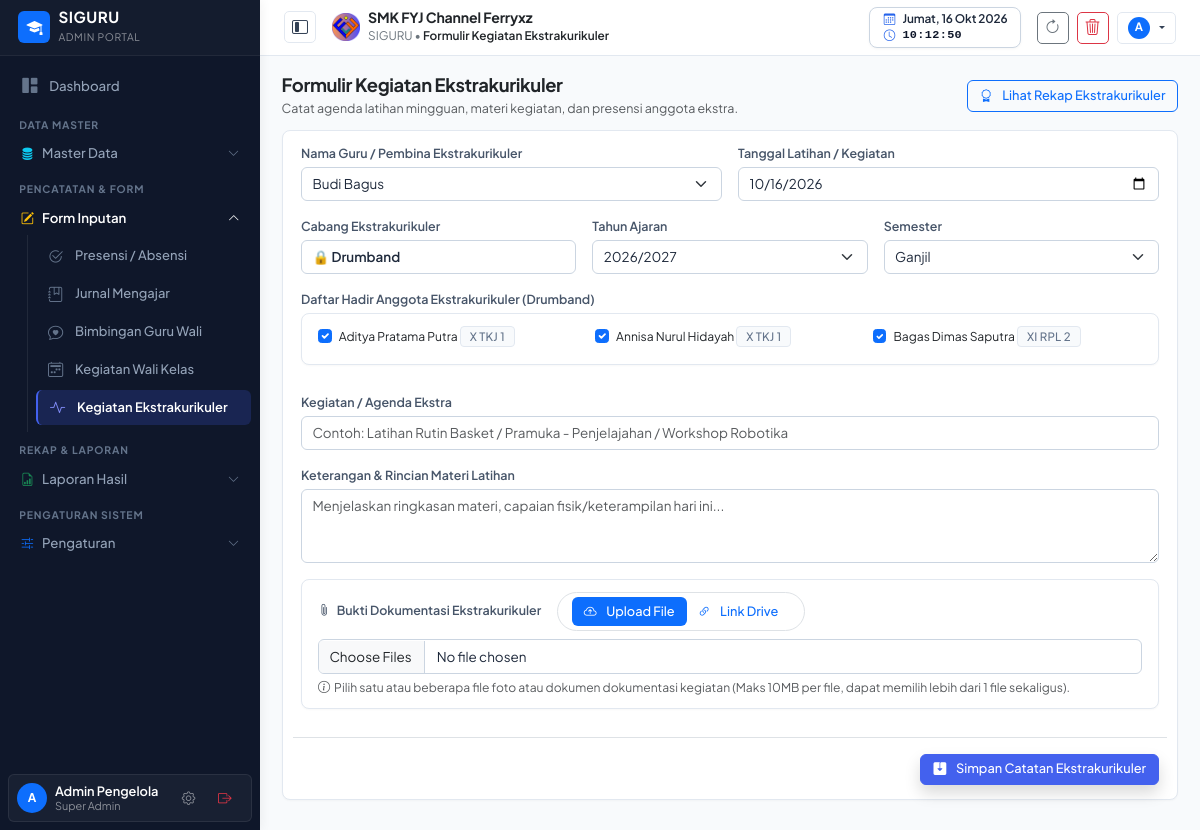
Page /form-ekstra.php (signed in) on the committed database.
### tables this page shows
CREATE TABLE pengaturan (
    id INTEGER PRIMARY KEY AUTOINCREMENT,
    logo TEXT DEFAULT 'assets/images/logo.png',
    nama_sekolah TEXT DEFAULT 'SMK NEGERI 1 CONTOH',
    tahun_ajaran TEXT DEFAULT '2026/2027',
    semester TEXT DEFAULT 'Ganjil',
    kelas TEXT DEFAULT 'X RPL 1, X RPL 2, XI RPL 1, XI RPL 2, XII RPL 1, XII RPL 2',
    mata_pelajaran TEXT DEFAULT 'Matematika, Bahasa Indonesia, Pemrograman Web, Basis Data, Bahasa Inggris, PJOK, Pendidikan Agama',
    folder_jurnal TEXT,
    folder_foto TEXT,
    folder_guru_wali TEXT,
    folder_wali TEXT,
    folder_ekstra TEXT,
    link_db_absen TEXT,
    link_db_jurnal TEXT,
    link_db_guru_wali TEXT,
    link_db_wali TEXT,
    link_db_ekstra TEXT,
    list_ekstrakurikuler TEXT DEFAULT 'Pramuka, Paskibra, Futsal, Basket, Rohis, PMR, Desain Grafis, Robotik',
    kepala_sekolah TEXT DEFAULT 'Drs. H. Ahmad Fauzi, M.Pd.',
    nip_kepala_sekolah TEXT DEFAULT '19750815 199903 1 002'
, kop_surat TEXT DEFAULT 'assets/images/kop_surat.png', kop_size TEXT DEFAULT '90', kabupaten TEXT DEFAULT 'Klungkung', ttd_kepsek TEXT DEFAULT 'https://drive.google.com/thumbnail?id=1GUfUommgYjV-cnhU0tTB8kRJy8iXagkI', list_tahun_ajaran TEXT DEFAULT '["2025/2026", "2026/2027", "2027/2028"]');

CREATE TABLE data_murid_ekstra (
    id INTEGER PRIMARY KEY AUTOINCREMENT,
    nisn TEXT NOT NULL,
    nama_murid TEXT NOT NULL,
    jenis_kelamin TEXT NOT NULL,
    kelas TEXT NOT NULL,
    nama_ekstra TEXT NOT NULL
);

### form-ekstra.php (the view, shortened to what the rows shown need)
<?php
require_once __DIR__ . '/config/helper.php';
$user = currentUser();
$settings = getSettings();
$pdo = getDBConnection();
$ekstraList = getDaftarEkstra();
$guruList = $pdo->query("SELECT nama_guru FROM data_guru ORDER BY nama_guru ASC")->fetchAll(PDO::FETCH_COLUMN);
$isSuper = isSuperAdmin();
$defaultGuru = $isSuper ? ($guruList[0] ?? $user['nama']) : $user['nama'];
$selectedGuru = $isSuper ? ($_GET['guru'] ?? $defaultGuru) : $user['nama'];
$guruEkstraList = getEkstraByGuru($selectedGuru);
if (!empty($guruEkstraList)) {
    $reqEkstra = $_GET['ekstra'] ?? '';
    $selectedEkstra = (!empty($reqEkstra) && in_array($reqEkstra, $guruEkstraList)) ? $reqEkstra : $guruEkstraList[0];
} elseif ($isSuper) {
    $selectedEkstra = $_GET['ekstra'] ?? ($ekstraList[0] ?? 'Pramuka');
} else {
    $selectedEkstra = '';
}
$taList = getDaftarTahunAjaran();
$tahunAjaran = $_POST['tahun_ajaran'] ?? ($_GET['ta'] ?? ($_GET['tahun_ajaran'] ?? ($settings['tahun_ajaran'] ?? '2026/2027')));
$semester = $_POST['semester'] ?? ($_GET['semester'] ?? ($settings['semester'] ?? 'Ganjil'));
$siswaPeserta = [];
if (!empty($selectedEkstra)) {
    $stmtPeserta = $pdo->prepare("SELECT * FROM data_murid_ekstra WHERE (nama_ekstra = ? OR nama_ekstra LIKE ? OR nama_ekstra LIKE ? OR nama_ekstra LIKE ?) ORDER BY nama_murid ASC");
    $stmtPeserta->execute([$selectedEkstra, "$selectedEkstra, %", "%, $selectedEkstra, %", "%, $selectedEkstra"]);
    $siswaPeserta = $stmtPeserta->fetchAll();
    if (empty($siswaPeserta)) {
        $siswaPeserta = $pdo->query("SELECT * FROM data_murid_ekstra ORDER BY nama_murid ASC")->fetchAll();
    }
}
require_once __DIR__ . '/views/header.php';
?>
<main class="content-wrapper">
    <div class="card card-table p-4">
        <form method="POST" action="form-ekstra.php" enctype="multipart/form-data">
            <div class="row g-3">
                <div class="col-md-4">
                    <label class="form-label fw-semibold small text-secondary">Tahun Ajaran</label>
                    <select name="tahun_ajaran" class="form-select">
                        <?php foreach ($taList as $taItem): ?>
                            <option value="<?= htmlspecialchars($taItem) ?>" <?= $tahunAjaran === $taItem ? 'selected' : '' ?>><?= htmlspecialchars($taItem) ?></option>
                        <?php endforeach; ?>
                    </select>
                </div>
                <div class="col-md-4">
                    <label class="form-label fw-semibold small text-secondary">Semester</label>
                    <select name="semester" class="form-select">
                        <option value="Ganjil" <?= $semester === 'Ganjil' ? 'selected' : '' ?>>Ganjil</option>
                    </select>
                </div>
                <div class="col-12">
                    <div class="card p-3 bg-light border rounded-3" style="max-height: 200px; overflow-y: auto;">
                        <div class="row g-2">
                            <?php if (empty($siswaPeserta)): ?>
                                <div class="col-12 text-muted small">Belum ada siswa terdaftar pada cabang ekstra ini.</div>
                            <?php else: foreach ($siswaPeserta as $sp): ?>
                                <div class="col-md-4 col-sm-6">
                                    <div class="form-check">
                                        <input class="form-check-input" type="checkbox" name="nama_murid[]" value="<?= htmlspecialchars($sp['nama_murid']) ?>" id="sp_<?= $sp['id'] ?>" checked>
                                        <label class="form-check-label small" for="sp_<?= $sp['id'] ?>">
                                            <?= htmlspecialchars($sp['nama_murid']) ?> <span class="badge bg-secondary-subtle text-secondary"><?= htmlspecialchars($sp['kelas']) ?></span>
                                        </label>
                                    </div>
                                </div>
                            <?php endforeach; endif; ?>
                        </div>
                    </div>
                </div>
            </div>
        </form>
    </div>
</main>
<?php require_once __DIR__ . '/views/footer.php'; ?>

### views/header.php (shortened to what the rows shown need)
<?php
require_once __DIR__ . '/../config/helper.php';
$settings = getSettings();
?>
<!DOCTYPE html>
<html lang="id">
<head>
    <link href="https://cdn.jsdelivr.net/npm/bootstrap@5.3.2/dist/css/bootstrap.min.css" rel="stylesheet">
    <link rel="stylesheet" href="https://cdn.jsdelivr.net/npm/bootstrap-icons@1.11.3/font/bootstrap-icons.min.css">
    <link rel="stylesheet" href="https://cdnjs.cloudflare.com/ajax/libs/font-awesome/6.5.1/css/all.min.css">
    <link rel="stylesheet" href="assets/css/style.css?v=<?= time() ?>">
</head>
<body>
<header class="main-header d-flex align-items-center justify-content-between px-3 px-md-4">
    <div class="d-flex align-items-center gap-2 gap-md-3">
        <div class="d-flex align-items-center gap-2">
            <img src="<?= htmlspecialchars($settings['logo'] ?? 'assets/images/logo.png') ?>" alt="Logo" class="rounded" style="height: 28px; width: 28px; object-fit: contain;">
            <div>
                <span class="d-none d-md-block fw-bold text-dark mb-0" style="font-size: 0.88rem; line-height: 1.15; letter-spacing: -0.01em;">
                    <?= htmlspecialchars($settings['nama_sekolah'] ?? 'SMK FYJ Channel Ferryxz') ?>
                </span>
                <span class="text-secondary small" style="line-height: 1.1; font-size: 0.74rem;">
                    SIGURU &bull; <span class="fw-semibold text-dark"><?= htmlspecialchars($pageTitle ?? 'Dashboard') ?></span>
                </span>
            </div>
        </div>
    </div>
</header>

### rows in the picture
pengaturan: logo (picture), nama_sekolah "SMK FYJ Channel Ferryxz", tahun_ajaran "2026/2027", semester "Ganjil"
data_murid_ekstra: nama_murid "Aditya Pratama Putra", kelas "X TKJ 1"
data_murid_ekstra: nama_murid "Annisa Nurul Hidayah", kelas "X TKJ 1"
data_murid_ekstra: nama_murid "Bagas Dimas Saputra", kelas "XI RPL 2"

### other values in the picture
$pageTitle "Formulir Kegiatan Ekstrakurikuler"
substr($user['nama'] ?: 'U', 0, 1) "A"
substr($currentUserData['nama'] ?? 'U', 0, 1) "A"
$currentUserData['nama'] "Admin Pengelola"
$currentUserData['hak_akses'] "Super Admin"
$selectedEkstra "Drumband"
form field pembina_ekstra "Budi Bagus"
